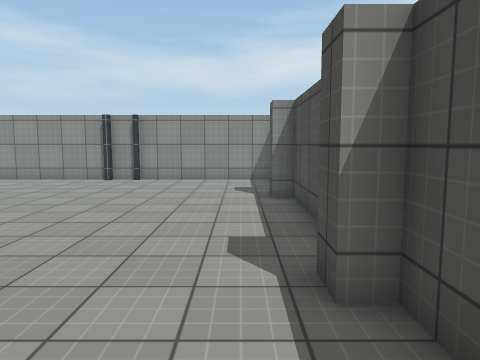
[1] (above)

16 first-person views from a walk through a Unity game level. The camera is 1.5 m above the floor, tilts 6° down and sees 70° across. The floor is counted in squares, 1 m on a side. Each view is taken from the middle of a square. On the plan, view 1 faces up. The plan holds only what a view shows up to about 16 squares ahead; the rest is blank. The place goes on beyond the plan. The player character is not drawn. Surface patterns are stand-ins for the level's own textures.

[2]
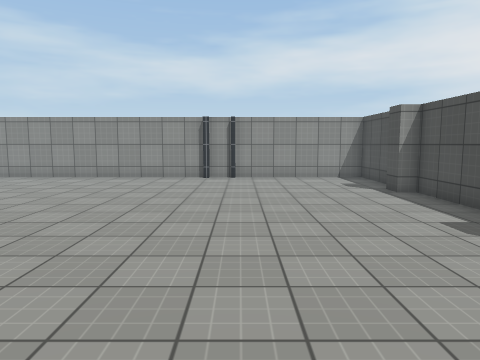

[3]
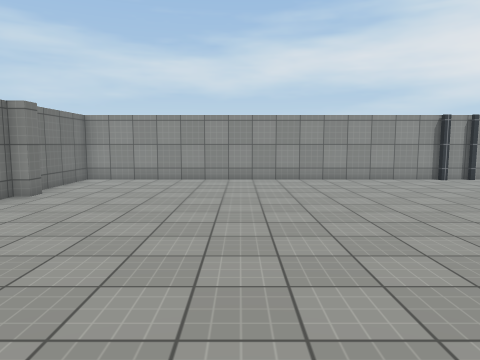

[4]
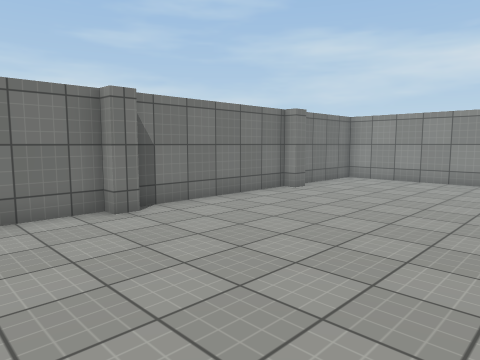

[5]
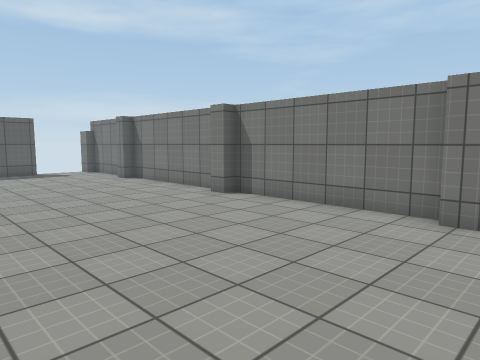

[6]
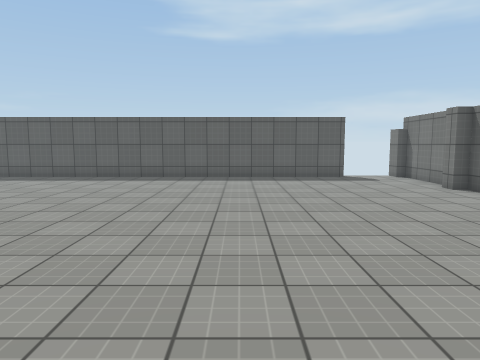

[7]
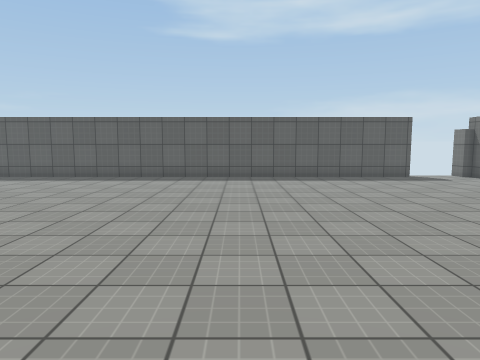

[8]
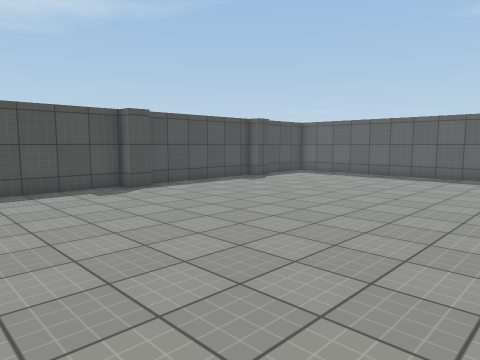

[9]
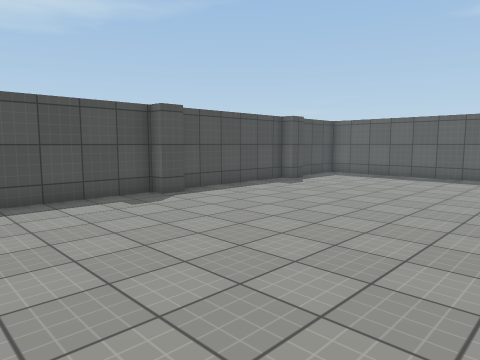

[10]
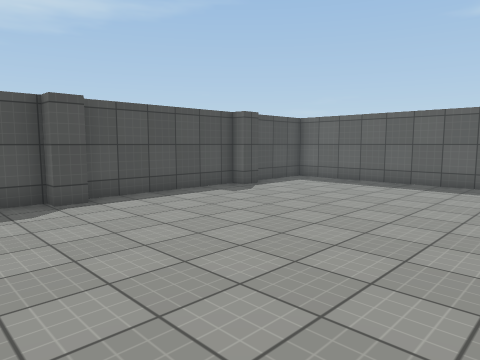

[11]
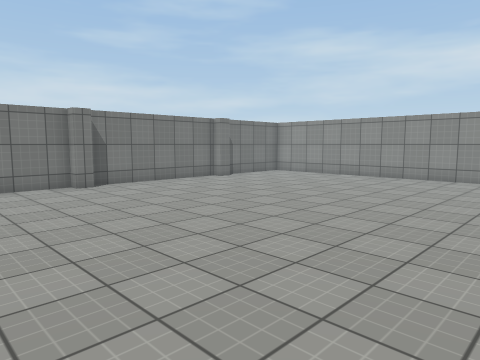

[12]
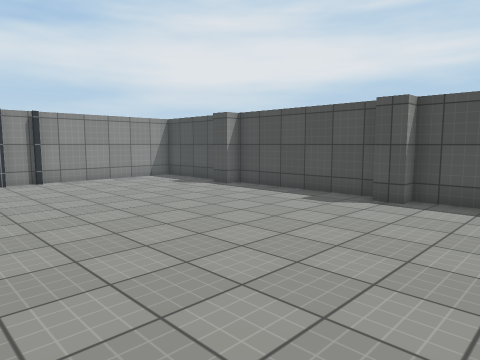

[13]
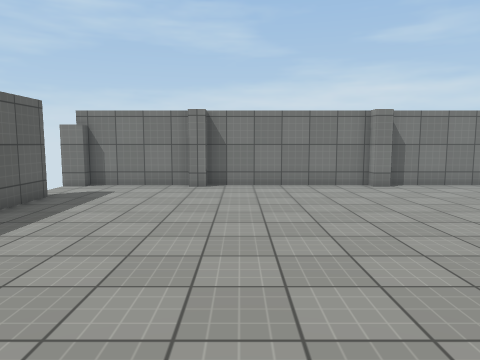

[14]
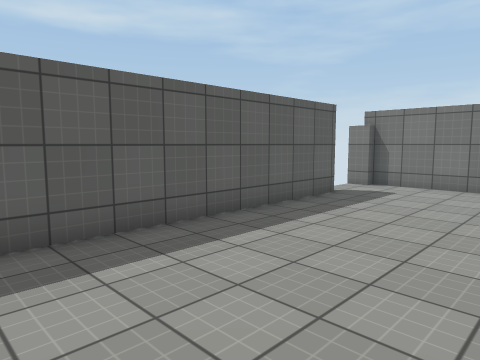

[15]
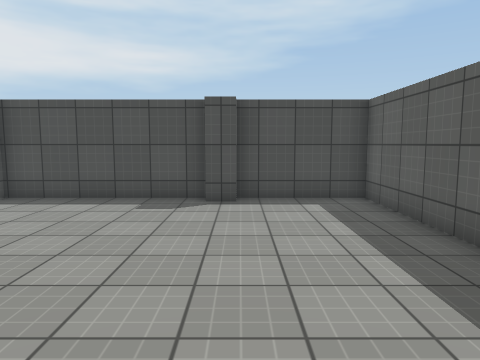

[16]
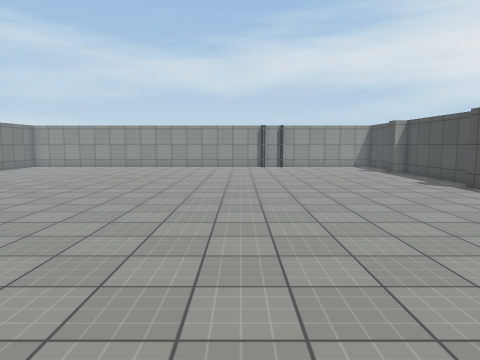

### Floor plan
Points are (right, up) in squares from view 1. A wall is a line through its corners. A room is listed if a view was taken in it or the views show most of it. See-through windows are left out.
Room 1 (views 1, 2, 3, 4, 5, 6, 7, 8, 9, 10, 11, 12, 13, 14, 15, 16)
walls: (-20, 3.9) (-20, 3.1) (-20.5, 3.1) (-20.5, -2.6) (-20, -2.6) (-20, -3.3) (-20.5, -3.3) (-20.5, -9.2) (-20, -9.2) (-20, -9.9); (0.9, -3.5) (0.9, -2.6) (1.5, -2.6) (1.5, 3.1) (0.9, 3.1) (0.9, 4); (1.5, 4.1) (1.5, 9.6) (0.9, 9.6) (0.9, 10.5); (-20.5, -9.8) (-20.5, -13.5) (-20, -13.5) (-20, -14.4); (-20, 10.4) (-20, 9.6) (-20.5, 9.6) (-20.5, 4); (0.9, -10) (0.9, -9.2) (1.5, -9.2) (1.5, -3.4); (-17.8, -13.5) (1.5, -13.5) (1.5, -9.9); (1.5, 11) (1.5, 14.5) (-20.5, 14.5) (-20.5, 11)

Where each view was taken, in squares from view 1:
view 1: 0 up, 0 right, facing up
view 2: 1 down, 4 left, facing up
view 3: 0 up, 14 left, facing up
view 4: 0 up, 13 left, facing up-left
view 5: 5 up, 13 left, facing down-left
view 6: 2 up, 13 left, facing down
view 7: 2 up, 10 left, facing down
view 8: 3 up, 10 left, facing down-right
view 9: 3 up, 8 left, facing down-right
view 10: 0 up, 8 left, facing down-right
view 11: 1 down, 8 left, facing up-left
view 12: 0 up, 8 left, facing up-right
view 13: 8 down, 8 left, facing left
view 14: 8 down, 8 left, facing down-left
view 15: 10 down, 8 left, facing right
view 16: 8 down, 7 left, facing up
